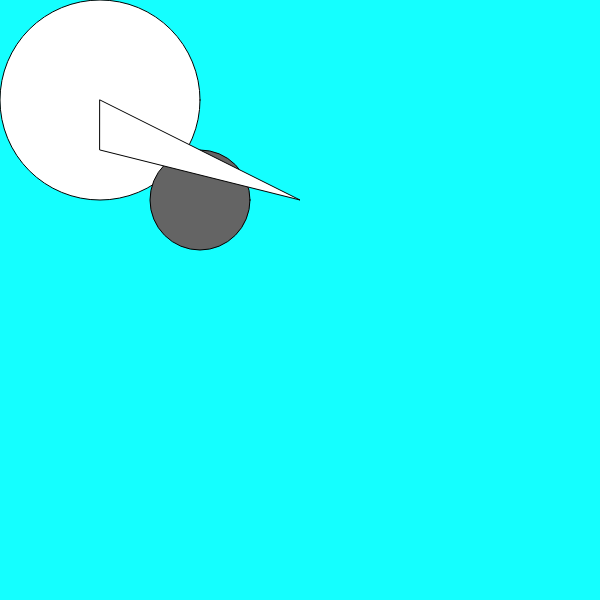
Frame 1 (no input)
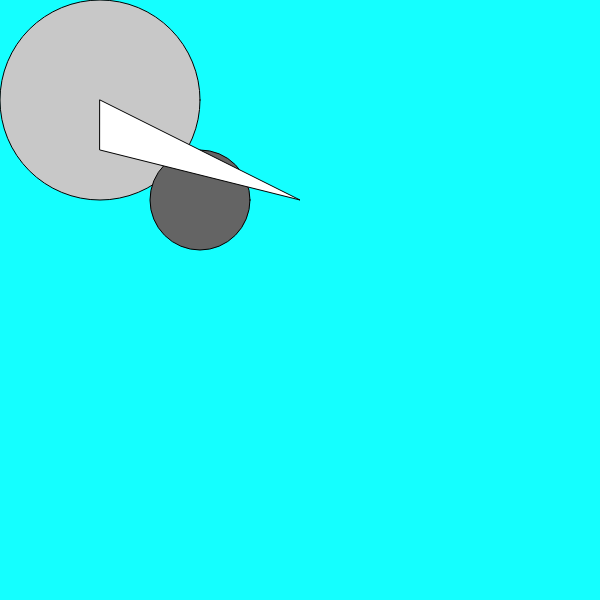
Frame 60 (no input)
Frame 120 (the mouse pressed at the canvas centre since frame 60): identical to frame 60, image omitted

The p5.js sketch that drew these frames (run headless with seeded random() and noise() and a simulated clock; from frame 60 on, the mouse is pressed at the canvas centre):

// p5.js sketch
// ── sketch.js
function setup() {
  createCanvas(600, 600);
  

}

function draw() {
  background(20,500,400);
  ellipse(100,100,200);
  fill(100)
  ellipseMode(CENTER);
  ellipse(200,200,100);
  fill(300)
  triangle(100,100,300,200,100,150);
  fill(200)

}
